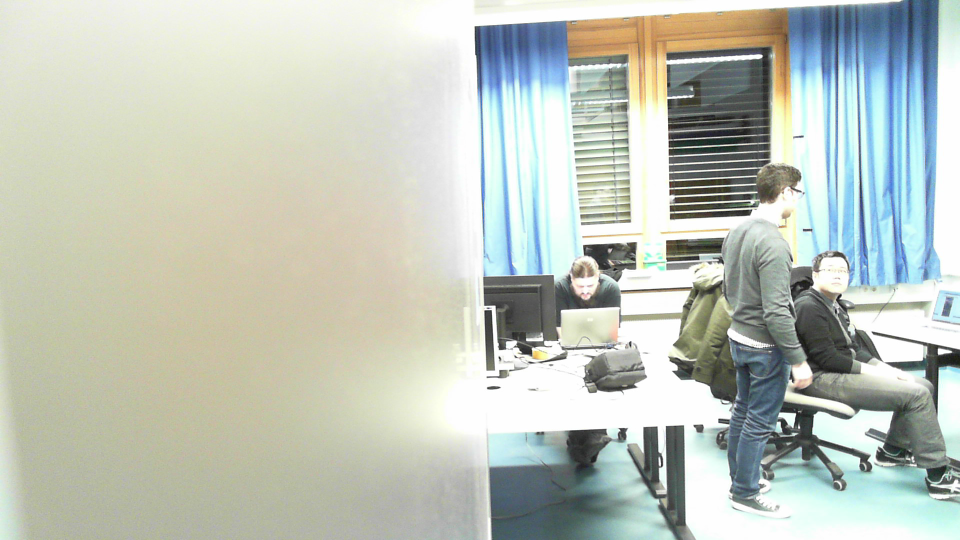
#> input picture images/corner1.png, 1920 x 1080 px, given in place of c2_image00.png, which was not available (shown at 1/2 size)
$ python getHSV.py   (Python 2 division)
#> lines starting #> are read from the running program, lines starting #| are printed output that depends on the picture; after the words box and inside, x2 and y2 are one past the last pixel; in counts of white or black regions, pixels touching at a corner belong together; pictures that were not available may be replaced by others from this repository, and a replacement may not be noted
# -*- coding: utf-8 -*-
"""
Created on Mon Dec 15 22:33:48 2014

@author: Argen
"""

'''
Sliders to determine best ranges for image
'''
import cv2
import numpy as np

#cap = cv2.VideoCapture(0)
#img = 'images/images_azul/c2_image00.png'
img = 'images/images_rojo/c2_image00.png'
#img = 'images/images_verde/c2_image00.png'
im = cv2.imread(img)
#> im is the input picture: shape (1080, 1920, 3); mean B, G, R 187, 197.4, 190.9
im1 = cv2.resize(im,(640,480))
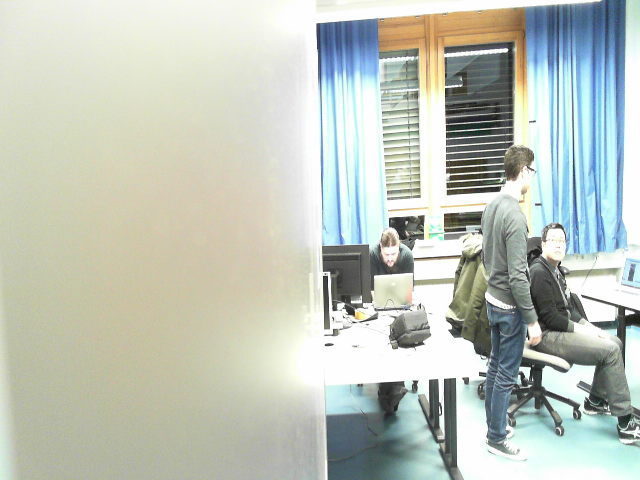
#> im1: shape (480, 640, 3); mean B, G, R 187, 197.4, 190.9
im1 = cv2.GaussianBlur(im1,(5,5),0)

#Original image
cv2.imshow("Original Image",im1)

# Convert BGR to HSV
hsv = cv2.cvtColor(im1, cv2.COLOR_BGR2HSV)
#> hsv: shape (480, 640, 3); mean H, S, V 46.3, 32.1, 202.2
#hsv = cv2.cvtColor(im1, cv2.COLOR_BGR2YCR_CB)

# define range of blue color in HSV
#blue
#lower = np.array([ 92,  39, 146],dtype="uint8")
#upper = np.array([114,  95, 255],dtype="uint8")

#red
lower = np.array([0,0,228],dtype="uint8")
upper = np.array([179,255,255],dtype="uint8")

#green
#lower = np.array([ 37, 16, 186],dtype="uint8")
#upper = np.array([118, 184, 255],dtype="uint8")


# Threshold the HSV image to get only blue colors
mask = cv2.inRange(hsv,lower, upper)
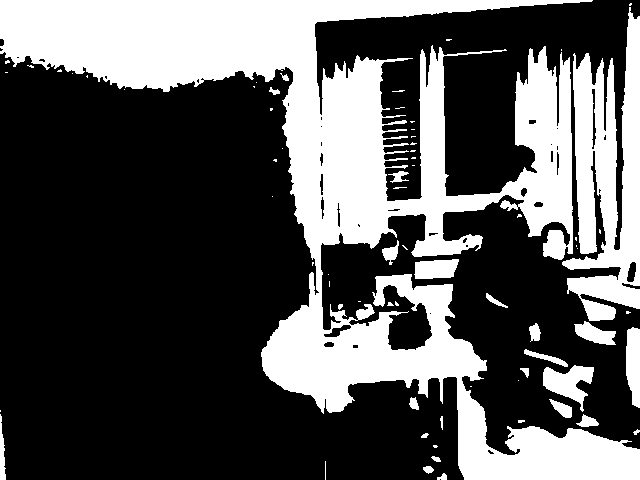
#> mask: shape (480, 640); 33.8% white; 70 white regions (45 under 20 px), largest, box (x1, y1, x2, y2) and area: (0, 0, 640, 480) 84296, (562, 7, 640, 321) 13766, (543, 365, 594, 412) 1188

# Bitwise-AND mask and original image
res = cv2.bitwise_and(im1,im1, mask= mask)
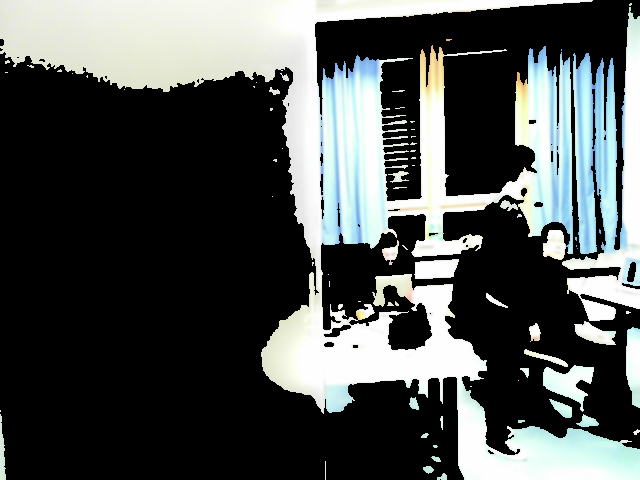
#> res: shape (480, 640, 3); mean B, G, R 80.5, 81.7, 77.5


def nothing(x):
    pass

cv2.imshow("HSV result",res)
cv2.createTrackbar("Hl","HSV result",lower[0],179,nothing)
cv2.createTrackbar("Sl","HSV result",lower[1],255,nothing)
cv2.createTrackbar("Vl","HSV result",lower[2],255,nothing)
cv2.createTrackbar("Hu","HSV result",upper[0],179,nothing)
cv2.createTrackbar("Su","HSV result",upper[1],255,nothing)
cv2.createTrackbar("Vu","HSV result",upper[2],255,nothing)

while(1):
    k = cv2.waitKey(1) & 0xFF
#> (key Esc is pressed here)
    if k == 27:
        break
    mask = cv2.inRange(hsv,lower, upper)
    res = cv2.bitwise_and(im1,im1, mask= mask)
    cv2.imshow("HSV result",res)

    lower[0]=cv2.getTrackbarPos("Hl","HSV result")
    lower[1]=cv2.getTrackbarPos("Sl","HSV result")
    lower[2]=cv2.getTrackbarPos("Vl","HSV result")
    upper[0]=cv2.getTrackbarPos("Hu","HSV result")
    upper[1]=cv2.getTrackbarPos("Su","HSV result")
    upper[2]=cv2.getTrackbarPos("Vu","HSV result")

print 'np.array(['+np.str(lower[0])+', '+np.str(lower[1])+', '+np.str(lower[2])+'])'
print 'np.array(['+np.str(upper[0])+', '+np.str(upper[1])+', '+np.str(upper[2])+'])'

cv2.destroyAllWindows()

$ run again, on images/corner2.png
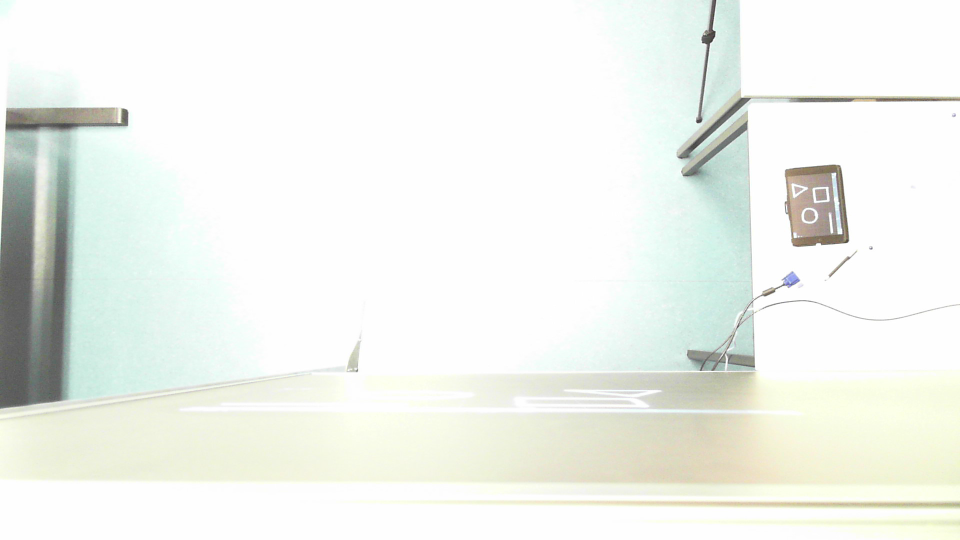
#> input picture images/corner2.png, 1920 x 1080 px, given in place of c2_image00.png, which was not available (shown at 1/2 size)
#> im is the input picture: shape (1080, 1920, 3); mean B, G, R 237, 242.7, 239.2
#> hsv: shape (480, 640, 3); mean H, S, V 25.5, 9, 243
#> `mask = cv2.inRange(hsv,lower, upper)`:
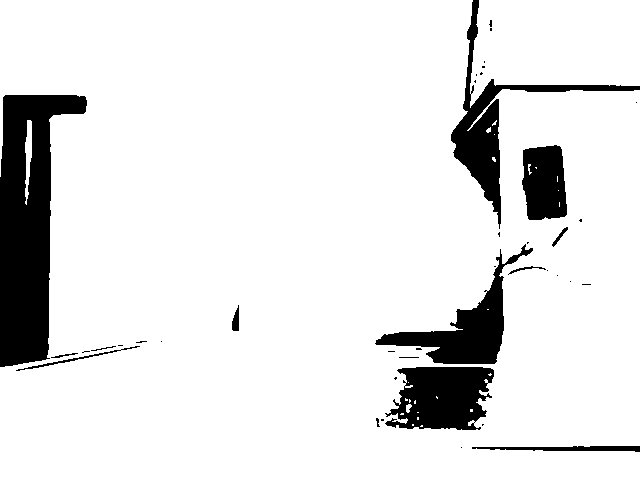
#> mask: shape (480, 640); 89.3% white; 40 black regions (26 under 20 px), largest, box (x1, y1, x2, y2) and area: (0, 95, 87, 367) 13481, (385, 367, 494, 430) 5133, (451, 0, 640, 229) 5112
#> `res = cv2.bitwise_and(im1,im1, mask= mask)`:
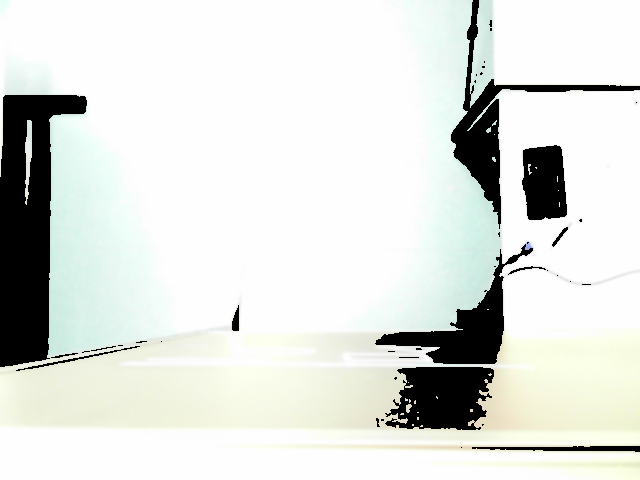
#> res: shape (480, 640, 3); mean B, G, R 219.2, 223.7, 220.7
